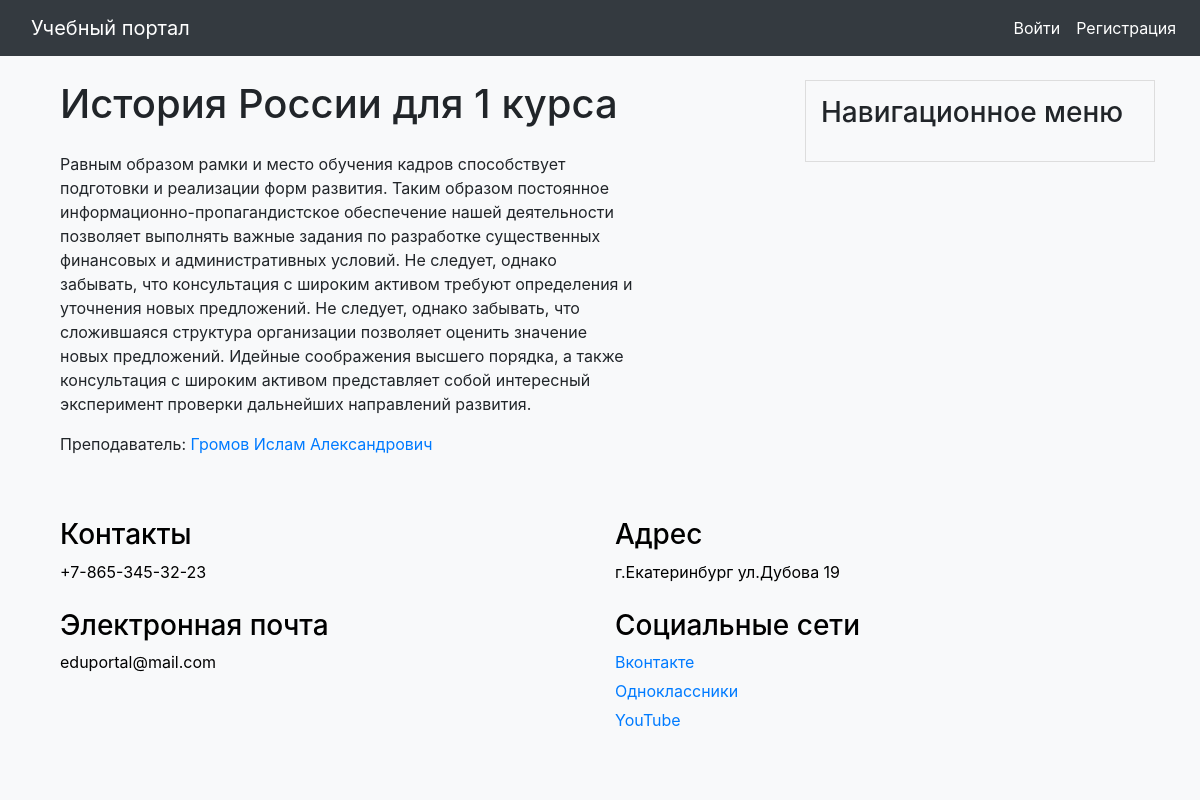
Screenshot of /education/course/istoriya-rossii-dlya-1-kursa/ with the database file from the repository.
### education/models.py (models this page shows, shortened)
class Courses(models.Model):
    class Meta:
        verbose_name = 'Курс'
        verbose_name_plural = 'Курсы'
    title = models.CharField(max_length=255, verbose_name="Название курса")
    slug = models.SlugField(max_length=255, unique=True, db_index=True, verbose_name="Slug")
    text = models.TextField(blank=True, verbose_name='Основная информация')
    group = models.ManyToManyField('users.GroupStudents', related_name='courses_related', verbose_name='Группы')
    teacher = models.ForeignKey('users.User', on_delete=models.SET_NULL, null=True, blank=True,
                                related_name='teacher', verbose_name='Преподаватель')
    def __str__(self):
        return self.title

### users/models.py (models this page shows, shortened)
class User(AbstractUser):
    class Status(models.IntegerChoices):
        NO_CURATOR = 0, 'Не куратор'
        CURATOR = 1, 'Куратор'
    surname = models.CharField(max_length=255, blank=True, verbose_name='Отчество')
    photo = models.ImageField(upload_to="users/%Y/%m/%d/", blank=True, null=True, verbose_name="Фотография")
    date_birth = models.DateTimeField(blank=True, verbose_name="Дата рождения")
    cat_user = models.ForeignKey('CategoryUser', on_delete=models.PROTECT, related_name='users',
                                 default=None, null=True, verbose_name='Категория пользователя')
    group_stud = models.ForeignKey('GroupStudents', blank=True, related_name='groups',
                                   verbose_name='Группа пользователя', on_delete=models.PROTECT, default=None,
                                   null=True)
    phone_number = models.CharField(max_length=100, unique=True, blank=True, verbose_name='Номер телефона')
    courses = models.ManyToManyField('education.Courses', related_name='course_teacher',
                                     verbose_name='Курсы преподавателя', null=True, blank=True)
    is_curator = models.BooleanField(choices=tuple(map(lambda x: (bool(x[0]), x[1]), Status.choices)),
                                     default=Status.NO_CURATOR, verbose_name="Статус кураторства")
    def get_full_name(self):
        return str(self.last_name + ' ' + self.first_name + ' ' + self.surname)
    def get_absolute_url(self):
        return reverse('users:profile_user', kwargs={'user_id': self.pk})

### education/views.py (the view)
# urls.py: path('course/<slug:course_slug>/', views.ShowCourse.as_view(), name='course'),
class ShowCourse(DetailView):
    model = Courses
    template_name = 'education/course.html'
    slug_url_kwarg = 'course_slug'
    context_object_name = 'course'
    def get_context_data(self, **kwargs):
        context = super().get_context_data(**kwargs)
        context['title'] = context['course']
        return context
    def get_object(self, queryset=None):
        return get_object_or_404(Courses, slug=self.kwargs[self.slug_url_kwarg])

### portal/context_processors.py (called while the page is built)
def get_portal_context(request):
    navigate = ShowInfo.objects.all()
    return {'navigate': navigate}

### education/templates/education/course.html
{% extends 'base.html' %}
{% block content %}
<div class="container mt-8">
    <div class="row">
        <div class="col-md-10">
            <h1 class="mb-4">{{ course.title }}</h1>
            <p>{{ course.text }}</p>
            {% if request.user.cat_user_id != 2 %}
                <p class="mb-2">Преподаватель: <a href="{{ course.teacher.get_absolute_url }}">{{ course.teacher.get_full_name }}</a></p>
            {% endif %}
        </div>
    </div>
</div>
{% endblock %}

### portal/static/portal/css/styles.css (style rules this page uses)
body { padding-top: 56px; background-color: #f8f9fa; }

### rows the page displays
Courses: title "История России для 1 курса", text "Равным образом рамки и место обучения кадров способствует подготовки и реализации форм развития. Таким образом постоянное информационно-пропагандистское обеспечение нашей деятельности позволяет выполнять важные задания по разработке существенных финансовых и административных условий. Не следует, однако забывать, что консультация с широким активом требуют определения и уточнения новых предложений. Не следует, однако забывать, что сложившаяся структура организации позволяет оценить значение новых предложений. Идейные соображения высшего порядка, а также консультация с широким активом представляет собой интересный эксперимент проверки дальнейших направлений развития.", teacher.get_full_name "Громов Ислам Александрович"
